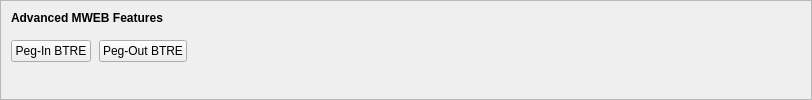
    <widget class="QFrame" name="frameMWEBFeatures">
     <property name="sizePolicy">
      <sizepolicy hsizetype="Expanding" vsizetype="Expanding">
       <horstretch>0</horstretch>
       <verstretch>0</verstretch>
      </sizepolicy>
     </property>
     <property name="maximumSize">
      <size>
       <width>16777215</width>
       <height>16777215</height>
      </size>
     </property>
     <property name="frameShape">
      <enum>QFrame::StyledPanel</enum>
     </property>
     <property name="frameShadow">
      <enum>QFrame::Sunken</enum>
     </property>
     <layout class="QVBoxLayout" name="verticalLayoutMWEBFeatures2">
      <property name="spacing">
       <number>0</number>
      </property>
      <property name="leftMargin">
       <number>0</number>
      </property>
      <property name="topMargin">
       <number>0</number>
      </property>
      <property name="rightMargin">
       <number>0</number>
      </property>
      <property name="bottomMargin">
       <number>6</number>
      </property>
      <item>
       <layout class="QVBoxLayout" name="verticalLayoutMWEBFeatures" stretch="0,0,1">
        <property name="spacing">
         <number>0</number>
        </property>
        <property name="leftMargin">
         <number>10</number>
        </property>
        <property name="topMargin">
         <number>10</number>
        </property>
        <item>
         <layout class="QHBoxLayout" name="horizontalLayoutMWEBFeatures1">
          <property name="bottomMargin">
           <number>15</number>
          </property>
          <item>
           <widget class="QLabel" name="labelMWEBFeatures">
            <property name="sizePolicy">
             <sizepolicy hsizetype="Preferred" vsizetype="Maximum">
              <horstretch>0</horstretch>
              <verstretch>0</verstretch>
             </sizepolicy>
            </property>
            <property name="font">
             <font>
              <weight>75</weight>
              <bold>true</bold>
             </font>
            </property>
            <property name="styleSheet">
             <string notr="true">font-weight:bold;</string>
            </property>
            <property name="text">
             <string>Advanced MWEB Features</string>
            </property>
           </widget>
          </item>
         </layout>
        </item>
        <item>
         <layout class="QHBoxLayout" name="horizontalLayoutMWEBFeatures2" stretch="0,0,0">
          <property name="spacing">
           <number>8</number>
          </property>
          <property name="bottomMargin">
           <number>10</number>
          </property>
          <item>
           <widget class="QPushButton" name="pushButtonMWEBPegIn">
            <property name="styleSheet">
             <string notr="true"/>
            </property>
            <property name="text">
             <string>Peg-In BTRE</string>
            </property>
            <property name="checkable">
             <bool>true</bool>
            </property>
            <property name="autoDefault">
             <bool>false</bool>
            </property>
           </widget>
          </item>
          <item>
           <widget class="QPushButton" name="pushButtonMWEBPegOut">
            <property name="styleSheet">
             <string notr="true"/>
            </property>
            <property name="text">
             <string>Peg-Out BTRE</string>
            </property>
            <property name="checkable">
             <bool>true</bool>
            </property>
            <property name="autoDefault">
             <bool>false</bool>
            </property>
           </widget>
          </item>
          <item>
           <spacer name="horizontalSpacerMWEBFeatures">
            <property name="orientation">
             <enum>Qt::Horizontal</enum>
            </property>
            <property name="sizeHint" stdset="0">
             <size>
              <width>40</width>
              <height>1</height>
             </size>
            </property>
           </spacer>
          </item>
         </layout>
        </item>
        <item>
         <spacer name="verticalSpacerMWEBFeatures">
          <property name="orientation">
           <enum>Qt::Vertical</enum>
          </property>
          <property name="sizeHint" stdset="0">
           <size>
            <width>800</width>
            <height>1</height>
           </size>
          </property>
         </spacer>
        </item>
       </layout>
      </item>
     </layout>
    </widget>
